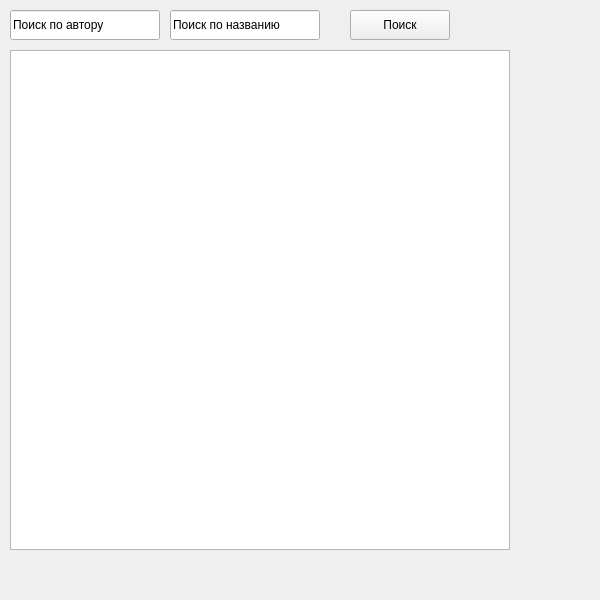
<?xml version="1.0" encoding="UTF-8"?>
<ui version="4.0">
 <class>MainWindow</class>
 <widget class="QMainWindow" name="MainWindow">
  <property name="geometry">
   <rect>
    <x>0</x>
    <y>0</y>
    <width>600</width>
    <height>600</height>
   </rect>
  </property>
  <property name="windowTitle">
   <string>MainWindow</string>
  </property>
  <widget class="QWidget" name="centralwidget">
   <widget class="QLineEdit" name="authorLineEdit">
    <property name="geometry">
     <rect>
      <x>10</x>
      <y>10</y>
      <width>150</width>
      <height>30</height>
     </rect>
    </property>
    <property name="text">
     <string>Поиск по автору</string>
    </property>
   </widget>
   <widget class="QLineEdit" name="titleLineEdit">
    <property name="geometry">
     <rect>
      <x>170</x>
      <y>10</y>
      <width>150</width>
      <height>30</height>
     </rect>
    </property>
    <property name="text">
     <string>Поиск по названию</string>
    </property>
   </widget>
   <widget class="QPushButton" name="searchButton">
    <property name="geometry">
     <rect>
      <x>350</x>
      <y>10</y>
      <width>100</width>
      <height>30</height>
     </rect>
    </property>
    <property name="text">
     <string>Поиск</string>
    </property>
   </widget>
   <widget class="QTableWidget" name="tableWidget">
    <property name="geometry">
     <rect>
      <x>10</x>
      <y>50</y>
      <width>500</width>
      <height>500</height>
     </rect>
    </property>
   </widget>
  </widget>
 </widget>
 <resources/>
 <connections/>
</ui>
